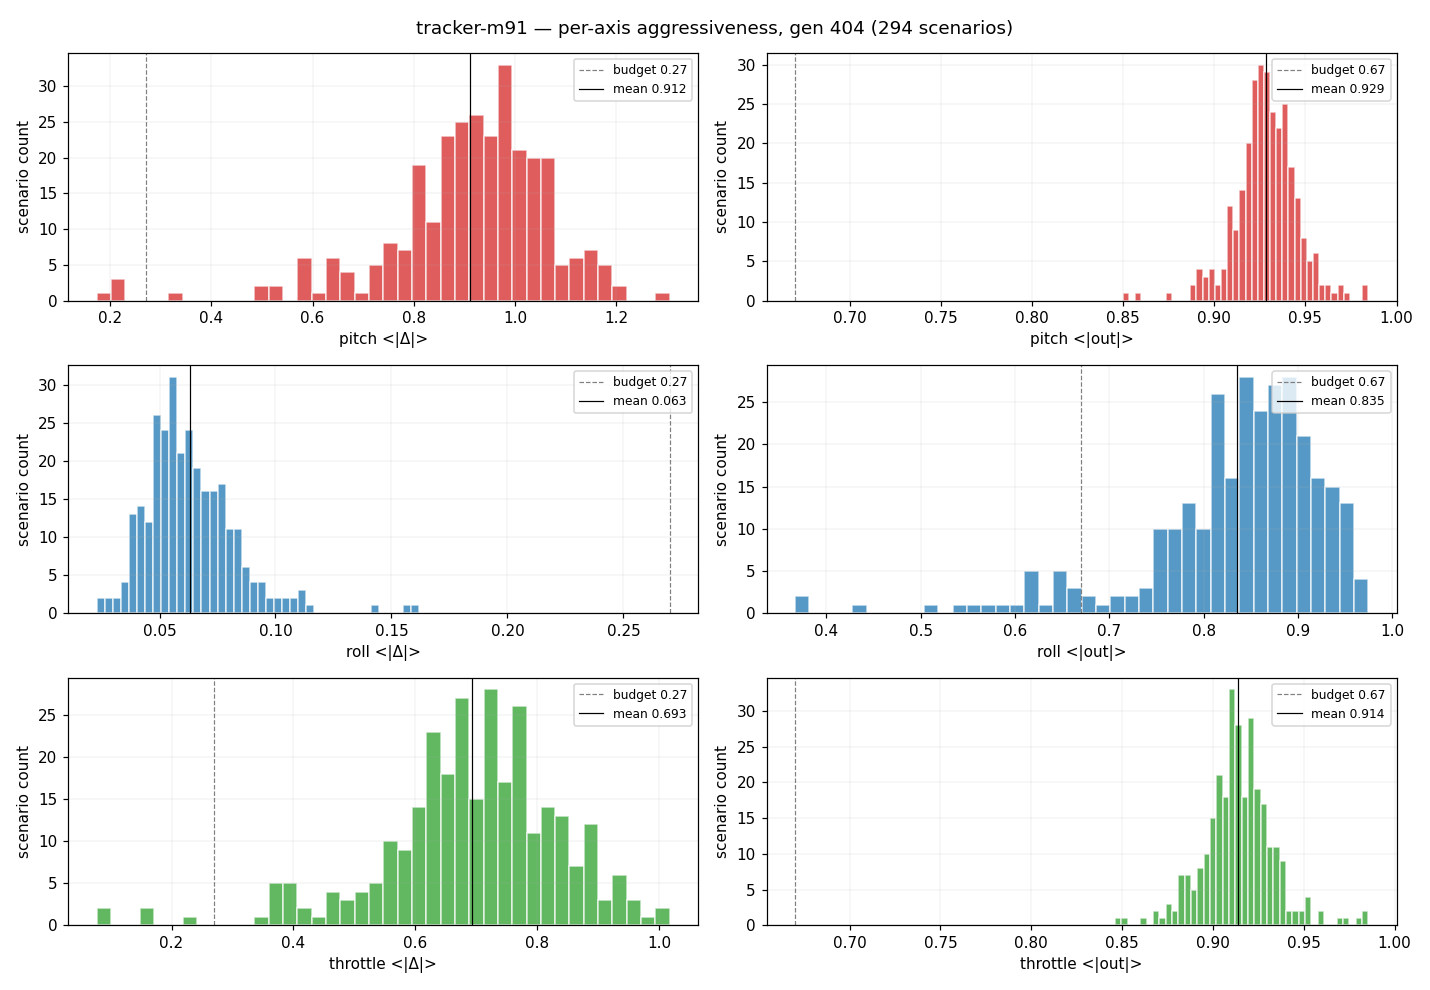

The Python source for this figure:
#!/usr/bin/env python3
"""030 per-axis control aggressiveness — single-generation snapshot.

Adapted from 029's per_axis_aggressiveness.py. Body unchanged — column
lookup is by header name (outPt/outRl/outTh + Scn + Pth/Wnd:Step:),
which exist identically in tracker-mode data.dat per the M2 schema.
Only defaults differ (output path, label).

For one generation's data.dat trajectories (one trajectory per path/wind
scenario, ~245 total), compute per-axis aggregates:

    dctrl_X = mean over consecutive ticks of |out_X[t] - out_X[t-1]|
    mag_X   = mean over ticks of |out_X|

where X ∈ {pt, rl, th}. Default: latest gen in the file.

Why per-axis: spec §Q4 routing decision needs to know which axis the
elite is bang-bang on, not the sum across axes. Different controllers
bang-bang on different axes (rnn1 = roll, cadence7 flight = pitch).

Output:
- Text summary: per-axis mean ± stddev across paths, plus distribution
  quantiles. Spec-gate per-axis budgets (sum÷3) shown for context.
- PNG: 6 histograms (3 axes × {dctrl, mag}), one bar per scenario.

Usage:
    python3 per_axis_aggressiveness.py [--in data.dat] [--gen N]
                                       [--pop-size N] [--label NAME]
                                       [--out PNG]
"""

import argparse
from collections import defaultdict
from pathlib import Path
import statistics
import sys

import matplotlib
matplotlib.use("Agg")
import matplotlib.pyplot as plt


def parse_pth_wnd(field: str):
    pw, _step, _ = field.split(":")
    path, wind = pw.split("/")
    return int(path), int(wind)


def detect_max_gen(path: Path, pop_size: int) -> int:
    """Scan data.dat to find the highest gen present (using gen = scn // (pop+1))."""
    div = pop_size + 1
    max_gen = -1
    col_scn = None
    with open(path) as f:
        header = next(f).split()
        col_scn = header.index("Scn")
        for raw in f:
            parts = raw.split()
            if len(parts) <= col_scn:
                continue
            try:
                scn = int(parts[col_scn])
            except ValueError:
                continue
            g = scn // div
            if g > max_gen:
                max_gen = g
    return max_gen


def load_for_gen(path: Path, target_gen: int, pop_size: int):
    """Stream rows for the target gen only.
    Returns per_scenario[(path,wind)] = (dpt, drl, dth, mpt, mrl, mth) means."""
    out = {}
    div = pop_size + 1
    header = None
    cols = {}
    current_key = None
    current_prev = None
    sums = {"dpt": 0.0, "drl": 0.0, "dth": 0.0,
            "mpt": 0.0, "mrl": 0.0, "mth": 0.0}
    steps = 0

    def reset_sums():
        for k in sums:
            sums[k] = 0.0

    def flush():
        nonlocal current_key, steps, current_prev
        if current_key is not None and steps > 0:
            (path_idx, wind_idx, _scn) = current_key
            n = float(steps)
            out[(path_idx, wind_idx)] = (
                sums["dpt"] / n, sums["drl"] / n, sums["dth"] / n,
                sums["mpt"] / n, sums["mrl"] / n, sums["mth"] / n)
        current_key = None
        reset_sums()
        steps = 0
        current_prev = None

    with open(path) as f:
        for raw in f:
            parts = raw.split()
            if header is None:
                header = parts
                cols["scn"] = header.index("Scn")
                cols["pw"] = header.index("Pth/Wnd:Step:")
                cols["pt"] = header.index("outPt")
                cols["rl"] = header.index("outRl")
                cols["th"] = header.index("outTh")
                continue
            if len(parts) <= max(cols.values()):
                continue
            try:
                scn = int(parts[cols["scn"]])
                gen = scn // div
                if gen != target_gen:
                    if current_key is not None:
                        flush()
                    continue
                path_idx, wind_idx = parse_pth_wnd(parts[cols["pw"]])
                pt = float(parts[cols["pt"]])
                rl = float(parts[cols["rl"]])
                th = float(parts[cols["th"]])
            except ValueError:
                continue
            key = (path_idx, wind_idx, scn)
            if key != current_key:
                flush()
                current_key = key
                current_prev = (pt, rl, th)
                sums["mpt"] += abs(pt)
                sums["mrl"] += abs(rl)
                sums["mth"] += abs(th)
                steps = 1
                continue
            ppt, prl, pth_ = current_prev
            sums["dpt"] += abs(pt - ppt)
            sums["drl"] += abs(rl - prl)
            sums["dth"] += abs(th - pth_)
            sums["mpt"] += abs(pt)
            sums["mrl"] += abs(rl)
            sums["mth"] += abs(th)
            steps += 1
            current_prev = (pt, rl, th)
    flush()
    return out


def summarize(values, label, gate_budget):
    if not values:
        return None
    n = len(values)
    mean = statistics.mean(values)
    sd = statistics.stdev(values) if n > 1 else 0.0
    sorted_v = sorted(values)
    p25 = sorted_v[int(0.25 * n)]
    p50 = sorted_v[int(0.50 * n)]
    p75 = sorted_v[int(0.75 * n)]
    p95 = sorted_v[int(0.95 * n)]
    pmax = max(values)
    over = sum(1 for v in values if v > gate_budget)
    over_pct = 100.0 * over / n
    print(f"  {label:>10}: mean={mean:.3f} σ={sd:.3f}   "
          f"p25={p25:.3f} p50={p50:.3f} p75={p75:.3f} p95={p95:.3f} max={pmax:.3f}   "
          f"({over}/{n}={over_pct:.0f}% over budget {gate_budget})")
    return mean, sd, sorted_v


def main():
    p = argparse.ArgumentParser()
    p.add_argument("--in", dest="inp", type=Path, default=Path("data.dat"))
    p.add_argument("--gen", type=int, default=-1,
                   help="generation to analyze (-1 = autodetect latest)")
    p.add_argument("--pop-size", type=int, default=5000,
                   help="autoc.ini PopulationSize (rnn1=3500, rnn2=5000, rnn3=5000)")
    p.add_argument("--label", default="run")
    p.add_argument("--out", type=Path,
                   default=Path("specs/030-tracker-mode/per_axis_aggressiveness.png"))
    args = p.parse_args()

    if not args.inp.is_file():
        raise SystemExit(f"input not found: {args.inp}")

    if args.gen < 0:
        print(f"Scanning {args.inp} for max gen…", file=sys.stderr)
        args.gen = detect_max_gen(args.inp, args.pop_size)
        print(f"  → latest gen = {args.gen}", file=sys.stderr)

    print(f"Loading {args.inp} for gen={args.gen} (pop_size={args.pop_size})…",
          file=sys.stderr)
    data = load_for_gen(args.inp, args.gen, args.pop_size)
    if not data:
        raise SystemExit(f"no rows found for gen={args.gen} (check --pop-size)")

    n_scenarios = len(data)
    print(f"  → {n_scenarios} scenarios at gen {args.gen}", file=sys.stderr)

    # Per-axis aggregates
    dpt = [v[0] for v in data.values()]
    drl = [v[1] for v in data.values()]
    dth = [v[2] for v in data.values()]
    mpt = [v[3] for v in data.values()]
    mrl = [v[4] for v in data.values()]
    mth = [v[5] for v in data.values()]

    # Spec-gate per-axis budgets (sum ≤ 0.80 / ≤ 2.00 split across 3 axes)
    DCTRL_BUDGET = 0.27   # ~ 0.80 / 3
    MAG_BUDGET = 0.67     # ~ 2.00 / 3

    print(f"\n=== {args.label}: per-axis aggressiveness, gen {args.gen}, "
          f"{n_scenarios} scenarios ===")
    print("\n  --- dctrl <|Δ|> per axis ---")
    summarize(dpt, "pitch", DCTRL_BUDGET)
    summarize(drl, "roll", DCTRL_BUDGET)
    summarize(dth, "throttle", DCTRL_BUDGET)
    print("\n  --- amplitude <|out|> per axis ---")
    summarize(mpt, "pitch", MAG_BUDGET)
    summarize(mrl, "roll", MAG_BUDGET)
    summarize(mth, "throttle", MAG_BUDGET)

    print(f"\n  Spec-gate per-axis budgets: dctrl ≤ {DCTRL_BUDGET}, "
          f"amplitude ≤ {MAG_BUDGET}  (sum-over-axes ≤ 0.80 / ≤ 2.00)")

    # Distribution histograms (6 panels: 3 axes × 2 metrics)
    fig, axes = plt.subplots(3, 2, figsize=(13, 9), sharex=False)
    rows = [
        ("pitch",    dpt, mpt, "tab:red"),
        ("roll",     drl, mrl, "tab:blue"),
        ("throttle", dth, mth, "tab:green"),
    ]
    for i, (name, dvals, mvals, color) in enumerate(rows):
        ax_d, ax_m = axes[i]
        ax_d.hist(dvals, bins=40, color=color, alpha=0.75, edgecolor="white")
        ax_d.axvline(DCTRL_BUDGET, color="gray", linestyle="--", linewidth=0.8,
                     label=f"budget {DCTRL_BUDGET}")
        ax_d.axvline(statistics.mean(dvals), color="black", linestyle="-",
                     linewidth=0.8, label=f"mean {statistics.mean(dvals):.3f}")
        ax_d.set_xlabel(f"{name} <|Δ|>")
        ax_d.set_ylabel("scenario count")
        ax_d.legend(fontsize=8, loc="upper right")
        ax_d.grid(True, linewidth=0.3, alpha=0.4)

        ax_m.hist(mvals, bins=40, color=color, alpha=0.75, edgecolor="white")
        ax_m.axvline(MAG_BUDGET, color="gray", linestyle="--", linewidth=0.8,
                     label=f"budget {MAG_BUDGET}")
        ax_m.axvline(statistics.mean(mvals), color="black", linestyle="-",
                     linewidth=0.8, label=f"mean {statistics.mean(mvals):.3f}")
        ax_m.set_xlabel(f"{name} <|out|>")
        ax_m.set_ylabel("scenario count")
        ax_m.legend(fontsize=8, loc="upper right")
        ax_m.grid(True, linewidth=0.3, alpha=0.4)

    fig.suptitle(f"{args.label} — per-axis aggressiveness, gen {args.gen} "
                 f"({n_scenarios} scenarios)", fontsize=12)
    fig.tight_layout()
    args.out.parent.mkdir(parents=True, exist_ok=True)
    fig.savefig(args.out, dpi=110)
    print(f"\nwrote {args.out}", file=sys.stderr)


if __name__ == "__main__":
    main()
